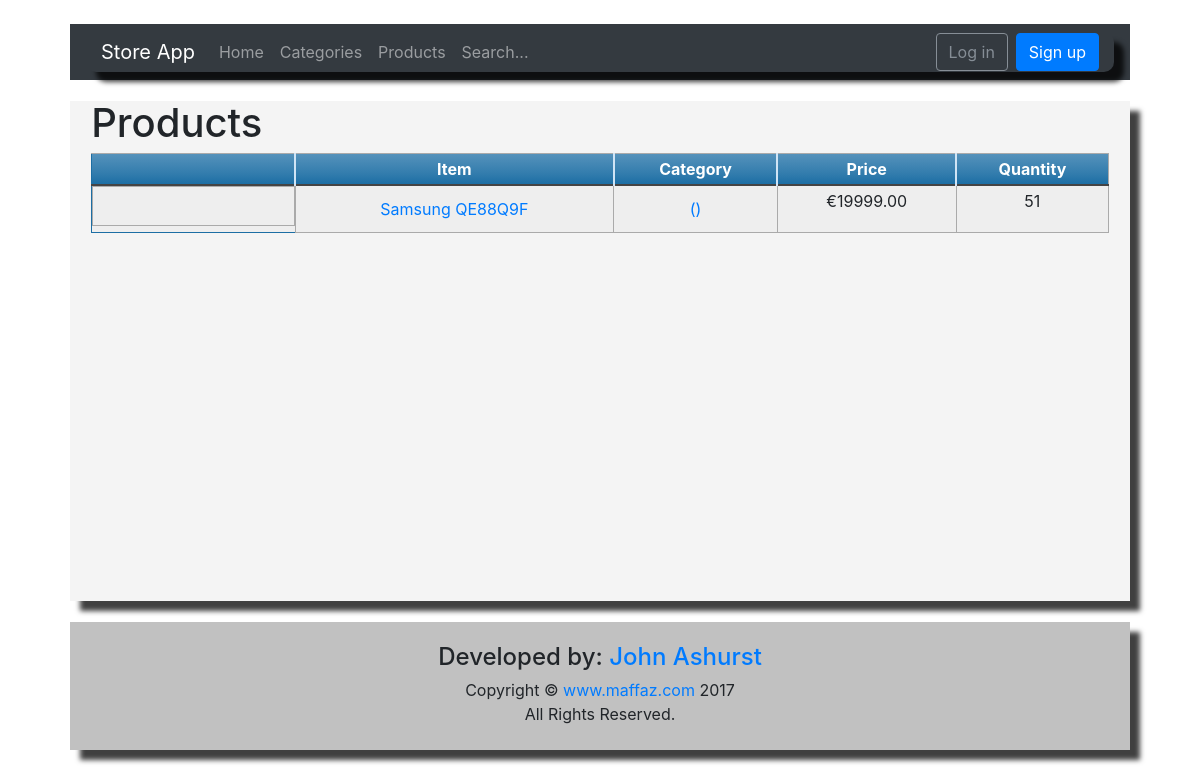
Page /products/products/ on the committed database.
### products/models.py (models this page shows, shortened)
class Product(models.Model):
    p_name = models.CharField(max_length=200)
    description = models.TextField(max_length=4000)
    price = models.DecimalField(max_digits=10, decimal_places=2)
    categories = models.ManyToManyField(Category, blank=True)
    quantity = models.PositiveIntegerField()
    featured_image = models.CharField(max_length=300)
    class Meta:
        ordering = ('price',)

### products/views.py (the view, shortened to what this page needs)
class ProductListView(generic.ListView):
    model = Product
    paginate_by = 2
    template_name = 'product_list.html'
    ordering = '-price'

### templates/product_list.html (shortened to what this page needs)
{% extends "base.html" %}
{% block content %}
    <h1>Products</h1>
<div class="grow">
    {% if product_list %}
        <table class="products_table">
            <thead>
            <tr>
            <th></th>
            <th>Item</th>
            <th>Category</th>
            <th>Price</th>
            <th>Quantity</th>
            </tr>
            </thead>
            <tbody>
                <tr> {% for product in product_list %}
                    <td class="display_list_li"><a href="{{ product.pk }}"><img src="{{ product.featured_image }}" alt=""></a></td>
                    <td><a href="{{ product.pk }}">{{ product.p_name }}</a></td>
                    <td><a href="{% url 'category-detail' product.category.pk %}">({{product.category}})</a></td>
                    <td><p>€{{ product.price }}</p></td>
                    <td> <p>{{ product.quantity }}</p></td>
                  </tr>      {% endfor %}
            </tbody>
            </table>
</div>
         <br>
        {% else %}
          <p>There are no Products Available.</p>           <br>
        {% endif %}
{% endblock %}

### static/css/styles.css (style rules this page uses)
* { list-style-type: none; text-decoration: none }
body { width:1060px; margin: 0 auto; background-image: url('https://images.freecreatives.com/wp-content/uploads/2015/03/694608__wallpapers-background-vintage-brown-old-wallpaper-desktop-texture-tekstura-original-vintazh-korichnevyj-staryj-gdefon_p.jpg'); background-attachment: fixed; max-width:94%; margin-top: 2% }
.display_list_li { display: flex; flex-direction: row; align-items: center; }
table.products_table { border: 1px solid #1C6EA4; background-color: #EEEEEE; width: 100%; text-align: center; border-collapse: collapse; }
table.products_table td, table.products_table th { border: 1px solid #AAAAAA; padding: 3px 2px; }
table.products_table tbody td { font-size: 16px; }
table.products_table thead { background: #1C6EA4; background: -moz-linear-gradient(top, #5592bb 0%, #327cad 66%, #1C6EA4 100%); background: -webkit-linear-gradient(top, #5592bb 0%, #327cad 66%, #1C6EA4 100%); background: linear-gradient(to bottom, #5592bb 0%, #327cad 66%, #1C6EA4 100%); border-bottom: 2px solid #444444; }
table.products_table thead th { font-size: 16px; text-align: center; font-weight: bold; color: #FFFFFF; border-left: 2px solid #D0E4F5; }
table.products_table thead th:first-child { border-left: none; width:20% }

### rows in the picture
Product: p_name "Samsung QE88Q9F", price "19999.00", quantity "51"
